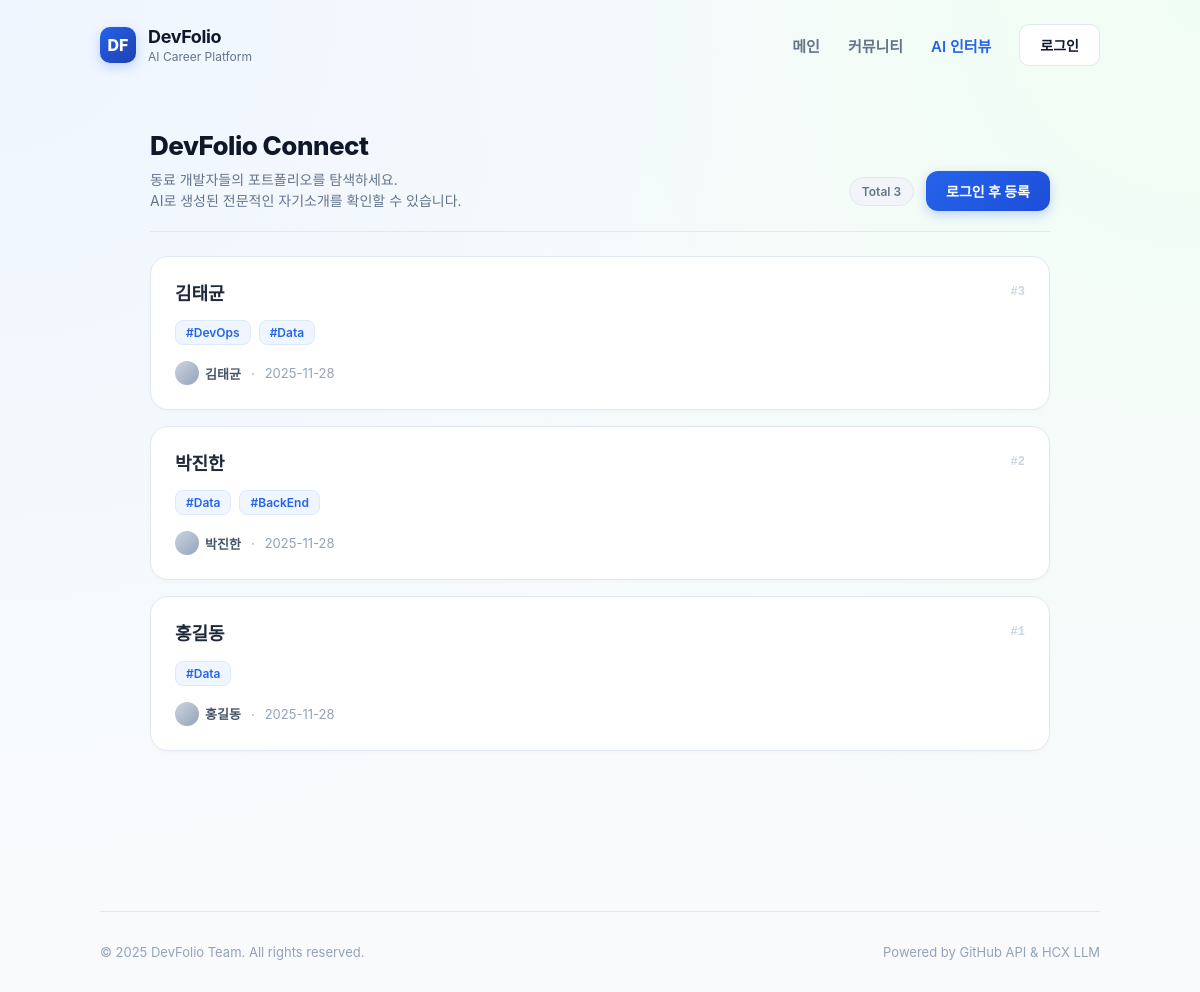
The app's page /board with its own data.
### app/models.py (models this page shows)
class UserProfile(Base):
    __tablename__ = "user_profiles"
    id = Column(Integer, primary_key=True, index=True)
    user_id = Column(Integer, ForeignKey("users.id"), nullable=False, unique=True)
    user = relationship("User", back_populates="profile")
    display_name = Column(String(50), nullable=True)      # 이름(화면에 보이는 이름)
    major = Column(String(100), nullable=True)            # 전공
    email = Column(String(255), nullable=True)
    role_title = Column(String(100), nullable=True)       # ex) "Backend & DB 지향 개발자"
    headline = Column(String(200), nullable=True)         # 한 줄 소개
    values = Column(String(255), nullable=True)           # 가치관 리스트
    interests = Column(String(255), nullable=True)        # 관심 분야
    about_me = Column(Text, nullable=True)                # 자유 자기소개(요약용)
    tags = Column(String(500), nullable=True)
    github_url = Column(String(255), nullable=True)
    blog_url = Column(String(255), nullable=True)
    intro_raw_text = Column(Text, nullable=True)          # 사용자가 직접 입력한 자기소개 텍스트
    intro_features_json = Column(Text, nullable=True)     # Clova X가 추출한 특징 JSON (문자열로 저장)
    intro_html = Column(Text, nullable=True)              # 최종 생성된 소개 페이지 HTML
    created_at = Column(
        DateTime(timezone=True),
        server_default=func.now(),
    )

### app/api/routes_board.py (the view)
@router.get("")
def board_list(request: Request, db: Session = Depends(get_db)):
    posts = db.query(BoardPost).order_by(BoardPost.id.desc()).all()
    user = request.cookies.get("user")
    return templates.TemplateResponse(
        "board_list.html",
        {"request": request, "posts": posts, "user": user},
    )

### app/templates/board_list.html (shortened to what this page needs)
{% extends "base.html" %}
{% block content %}
  <div class="board-wrap">
    <header class="board-header">
      <div class="board-header-title">
        <h1>DevFolio Connect</h1>
        <p>
          동료 개발자들의 포트폴리오를 탐색하세요.<br>
          AI로 생성된 전문적인 자기소개를 확인할 수 있습니다.
        </p>
      </div>
      <div class="board-header-actions">
        <span class="stat-badge">
          {% if posts %} Total {{ posts|length }} {% else %} Total 0 {% endif %}
        </span>
        {% if user %}
          <a class="btn-primary" href="/profileGen">
            <span>✨</span> 내 프로필 관리
          </a>
        {% else %}
          <a class="btn-primary" href="/login">
            로그인 후 등록
          </a>
        {% endif %}
      </div>
    </header>
    {% if posts and posts|length > 0 %}
      <ul class="board-list">
        {% for post in posts %}
          <li class="board-item">
            <div class="board-item-content">
              <a href="/board/{{ post.id }}" class="board-item-title">
                {{ post.display_name or post.author or "익명" }}
              </a>
              <div class="board-tags">
                {% if post.tags %}
                   {% if post.tags is string %}
                      {% for tag in post.tags.split(',') %}
                        {% if tag.strip() %}
                          <span class="tag-badge">#{{ tag.strip() }}</span>
                        {% endif %}
                      {% endfor %}
                   {% else %}
                      <span class="tag-badge">#{{ post.tags }}</span>
                   {% endif %}
                {% endif %}
              </div>
              <div class="board-item-meta">
                <span class="author-name">
                  <span class="author-avatar"></span>
                  {{ post.author or "익명" }}
                </span>
                {% if post.created_at %}
                  <span>·</span>
                  <span>{{ post.created_at }}</span>
                {% endif %}
              </div>
            </div>
            <div class="board-item-id">#{{ post.id }}</div>
          </li>
        {% endfor %}
      </ul>
    {% endif %}
  </div>
{% endblock %}

### app/templates/base.html (shortened to what this page needs)
<!doctype html>
<html lang="ko">
<head>
</head>
<body>
  <div class="shell">
    <header class="nav">
      <a href="/" class="brand">
        <div class="brand-mark">DF</div>
        <div>
          <div class="brand-text-main">DevFolio</div>
          <div class="brand-text-sub">AI Career Platform</div>
        </div>
      </a>
      <nav class="nav-links">
        <a href="/">메인</a>
        <a href="/board">커뮤니티</a>
        <a href="/gallery" style="color:#2563eb;">AI 인터뷰</a>
        {% if user %}
          <span class="nav-user">{{ user }}님</span>
          <a class="nav-login" href="/logout">로그아웃</a>
        {% else %}
          <a class="nav-login" href="/login">로그인</a>
        {% endif %}
      </nav>
    </header>
    <main class="content-wrap">
      {% block content %}{% endblock %}
    </main>
    <footer class="footer">
      <span>© 2025 DevFolio Team. All rights reserved.</span>
      <span>Powered by GitHub API & HCX LLM</span>
    </footer>
  </div>
</body>
</html>

### app/templates/base.html (style rules this page uses)
:root { --primary-600: #2563eb; --primary-700: #1d4ed8; --slate-900: #0f172a; --slate-600: #475569; --slate-500: #64748b; --slate-50: #f8fafc; --bg-gradient: radial-gradient(circle at 0 0, #eff6ff 0, transparent 55%), radial-gradient(circle at 100% 0, #f0fdf4 0, transparent 55%), #f8fafc; }
* { box-sizing: border-box; }
body { margin: 0; font-family: -apple-system, BlinkMacSystemFont, "Pretendard", "Segoe UI", sans-serif; background: var(--bg-gradient); color: var(--slate-900); min-height: 100vh; display: flex; flex-direction: column; }
a { color: inherit; text-decoration: none; }
.shell { width: 100%; max-width: 1040px; margin: 0 auto; padding: 0 20px; flex: 1; display: flex; flex-direction: column; }
.nav { display: flex; align-items: center; justify-content: space-between; padding: 24px 0 32px; }
.brand { display: flex; align-items: center; gap: 12px; }
.brand-mark { width: 36px; height: 36px; border-radius: 10px; background: linear-gradient(135deg, #2563eb, #1e40af); display: flex; align-items: center; justify-content: center; font-size: 16px; font-weight: 800; color: #ffffff; box-shadow: 0 4px 12px rgba(37,99,235,0.25); }
.brand-text-main { font-size: 18px; font-weight: 700; letter-spacing: -0.02em; }
.brand-text-sub { font-size: 12px; color: var(--slate-500); margin-top: 2px; }
.nav-links { display: flex; align-items: center; gap: 28px; font-size: 15px; font-weight: 600; color: var(--slate-500); }
.nav-links a { transition: color 0.2s; position: relative; }
.nav-login { padding: 10px 20px; border-radius: 10px; background: #ffffff; border: 1px solid #e2e8f0; font-size: 14px; color: var(--slate-900); transition: all 0.2s; }
.content-wrap { flex: 1; position: relative; }
.footer { margin-top: 100px; padding: 32px 0; border-top: 1px solid #e2e8f0; font-size: 13px; color: #94a3b8; display: flex; justify-content: space-between; align-items: center; }

### app/templates/board_list.html (style rules this page uses)
.board-wrap { margin-top: 32px; max-width: 900px; margin-left: auto; margin-right: auto; padding-bottom: 60px; }
.board-header { display: flex; justify-content: space-between; align-items: flex-end; gap: 16px; margin-bottom: 24px; padding-bottom: 20px; border-bottom: 1px solid #e2e8f0; }
.board-header-title h1 { font-size: 26px; font-weight: 800; color: #0f172a; margin: 0 0 8px; letter-spacing: -0.02em; }
.board-header-title p { margin: 0; font-size: 14px; color: #64748b; line-height: 1.5; }
.board-header-actions { display: flex; align-items: center; gap: 12px; flex-wrap: wrap; }
.btn-primary { display: inline-flex; align-items: center; gap: 6px; padding: 10px 20px; border-radius: 12px; border: none; background: linear-gradient(135deg, #2563eb, #1d4ed8); color: #ffffff; font-size: 14px; font-weight: 700; cursor: pointer; text-decoration: none; box-shadow: 0 4px 12px rgba(37,99,235,0.25); transition: all 0.2s cubic-bezier(0.4, 0, 0.2, 1); }
.stat-badge { display: inline-block; padding: 6px 12px; background: #f1f5f9; color: #64748b; border-radius: 999px; font-size: 12px; font-weight: 600; border: 1px solid #e2e8f0; }
.board-list { display: flex; flex-direction: column; gap: 16px; list-style: none; padding: 0; margin: 0; }
.board-item { background: #ffffff; border-radius: 18px; padding: 24px; border: 1px solid #e2e8f0; box-shadow: 0 2px 4px rgba(0,0,0,0.02); display: flex; justify-content: space-between; align-items: flex-start; gap: 20px; transition: all 0.2s ease-in-out; position: relative; }
.board-item-content { flex: 1; display: flex; flex-direction: column; gap: 10px; min-width: 0; }
.board-item-title { font-size: 18px; font-weight: 700; color: #1e293b; text-decoration: none; transition: color 0.2s; display: block; line-height: 1.4; }
.board-tags { display: flex; flex-wrap: wrap; gap: 8px; margin-top: 4px; }
.tag-badge { display: inline-flex; align-items: center; padding: 4px 10px; border-radius: 8px; background: #eff6ff; color: #2563eb; font-size: 12px; font-weight: 600; border: 1px solid #dbeafe; transition: background 0.2s; }
.board-item-meta { display: flex; align-items: center; gap: 10px; font-size: 13px; color: #94a3b8; margin-top: 6px; }
.author-name { color: #475569; font-weight: 600; display: flex; align-items: center; gap: 6px; }
.author-avatar { width: 24px; height: 24px; border-radius: 50%; background: linear-gradient(135deg, #cbd5e1, #94a3b8); display: inline-block; }
.board-item-id { font-size: 12px; color: #cbd5e1; font-family: monospace; font-weight: 600; align-self: flex-start; margin-top: 4px; }

### records on screen
UserProfile: display_name "김태균", strip "DevOps" "Data", created_at "2025-11-28", id "3"
UserProfile: display_name "박진한", strip "Data" "BackEnd", created_at "2025-11-28", id "2"
UserProfile: display_name "홍길동", strip "Data", created_at "2025-11-28", id "1"

### other values on screen
{{ posts|length }} "3"
